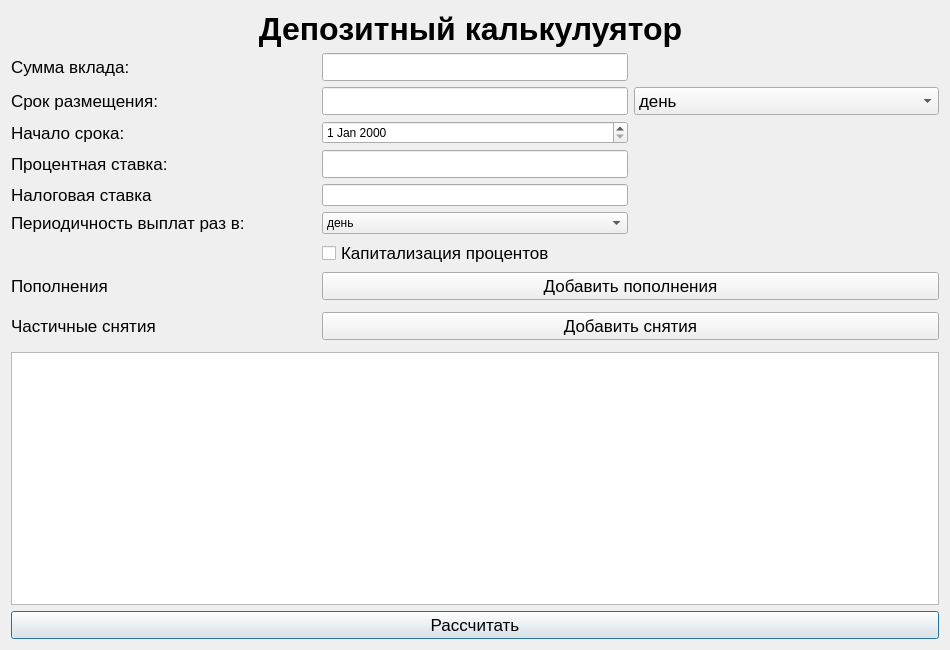
<?xml version="1.0" encoding="UTF-8"?>
<ui version="4.0">
 <class>DepositCalc</class>
 <widget class="QDialog" name="DepositCalc">
  <property name="geometry">
   <rect>
    <x>0</x>
    <y>0</y>
    <width>950</width>
    <height>650</height>
   </rect>
  </property>
  <property name="sizePolicy">
   <sizepolicy hsizetype="Minimum" vsizetype="Preferred">
    <horstretch>0</horstretch>
    <verstretch>0</verstretch>
   </sizepolicy>
  </property>
  <property name="windowTitle">
   <string>Dialog</string>
  </property>
  <layout class="QGridLayout" name="gridLayout">
   <item row="11" column="0" colspan="3">
    <widget class="QFrame" name="payoffFrame">
     <property name="sizePolicy">
      <sizepolicy hsizetype="Preferred" vsizetype="Minimum">
       <horstretch>0</horstretch>
       <verstretch>0</verstretch>
      </sizepolicy>
     </property>
     <property name="frameShape">
      <enum>QFrame::StyledPanel</enum>
     </property>
     <property name="frameShadow">
      <enum>QFrame::Raised</enum>
     </property>
    </widget>
   </item>
   <item row="6" column="1">
    <widget class="QComboBox" name="payTime">
     <property name="sizePolicy">
      <sizepolicy hsizetype="Minimum" vsizetype="Fixed">
       <horstretch>0</horstretch>
       <verstretch>0</verstretch>
      </sizepolicy>
     </property>
     <item>
      <property name="text">
       <string>день</string>
      </property>
     </item>
     <item>
      <property name="text">
       <string>месяц</string>
      </property>
     </item>
     <item>
      <property name="text">
       <string>год</string>
      </property>
     </item>
    </widget>
   </item>
   <item row="3" column="1">
    <widget class="QDateEdit" name="startDate">
     <property name="sizePolicy">
      <sizepolicy hsizetype="Minimum" vsizetype="Fixed">
       <horstretch>0</horstretch>
       <verstretch>0</verstretch>
      </sizepolicy>
     </property>
    </widget>
   </item>
   <item row="13" column="0" colspan="3">
    <widget class="QPushButton" name="calculate">
     <property name="font">
      <font>
       <pointsize>13</pointsize>
      </font>
     </property>
     <property name="text">
      <string>Рассчитать</string>
     </property>
    </widget>
   </item>
   <item row="10" column="0">
    <widget class="QLabel" name="partialPayoffLabel">
     <property name="font">
      <font>
       <pointsize>13</pointsize>
      </font>
     </property>
     <property name="text">
      <string>Частичные снятия</string>
     </property>
    </widget>
   </item>
   <item row="12" column="0" colspan="3">
    <widget class="QTextEdit" name="result">
     <property name="font">
      <font>
       <pointsize>13</pointsize>
      </font>
     </property>
    </widget>
   </item>
   <item row="5" column="0">
    <widget class="QLabel" name="taxRateLabel">
     <property name="sizePolicy">
      <sizepolicy hsizetype="Minimum" vsizetype="Preferred">
       <horstretch>0</horstretch>
       <verstretch>0</verstretch>
      </sizepolicy>
     </property>
     <property name="font">
      <font>
       <pointsize>13</pointsize>
      </font>
     </property>
     <property name="text">
      <string>Налоговая ставка</string>
     </property>
    </widget>
   </item>
   <item row="8" column="0">
    <widget class="QLabel" name="refillLabel">
     <property name="font">
      <font>
       <pointsize>13</pointsize>
      </font>
     </property>
     <property name="text">
      <string>Пополнения</string>
     </property>
    </widget>
   </item>
   <item row="1" column="0">
    <widget class="QLabel" name="sumLabel">
     <property name="sizePolicy">
      <sizepolicy hsizetype="Minimum" vsizetype="Preferred">
       <horstretch>0</horstretch>
       <verstretch>0</verstretch>
      </sizepolicy>
     </property>
     <property name="font">
      <font>
       <pointsize>13</pointsize>
      </font>
     </property>
     <property name="text">
      <string>Сумма вклада:</string>
     </property>
    </widget>
   </item>
   <item row="9" column="0" colspan="3">
    <widget class="QFrame" name="refillFrame">
     <property name="sizePolicy">
      <sizepolicy hsizetype="Preferred" vsizetype="Minimum">
       <horstretch>0</horstretch>
       <verstretch>0</verstretch>
      </sizepolicy>
     </property>
     <property name="frameShape">
      <enum>QFrame::StyledPanel</enum>
     </property>
     <property name="frameShadow">
      <enum>QFrame::Raised</enum>
     </property>
    </widget>
   </item>
   <item row="1" column="1">
    <widget class="QLineEdit" name="sum">
     <property name="sizePolicy">
      <sizepolicy hsizetype="Minimum" vsizetype="Fixed">
       <horstretch>0</horstretch>
       <verstretch>0</verstretch>
      </sizepolicy>
     </property>
     <property name="font">
      <font>
       <pointsize>13</pointsize>
      </font>
     </property>
    </widget>
   </item>
   <item row="2" column="1">
    <widget class="QLineEdit" name="time">
     <property name="sizePolicy">
      <sizepolicy hsizetype="Minimum" vsizetype="Fixed">
       <horstretch>0</horstretch>
       <verstretch>0</verstretch>
      </sizepolicy>
     </property>
     <property name="font">
      <font>
       <pointsize>13</pointsize>
      </font>
     </property>
    </widget>
   </item>
   <item row="2" column="0">
    <widget class="QLabel" name="timeLabel">
     <property name="sizePolicy">
      <sizepolicy hsizetype="Minimum" vsizetype="Preferred">
       <horstretch>0</horstretch>
       <verstretch>0</verstretch>
      </sizepolicy>
     </property>
     <property name="font">
      <font>
       <pointsize>13</pointsize>
      </font>
     </property>
     <property name="text">
      <string>Срок размещения:</string>
     </property>
    </widget>
   </item>
   <item row="0" column="0" colspan="3">
    <widget class="QLabel" name="header">
     <property name="font">
      <font>
       <pointsize>24</pointsize>
       <weight>75</weight>
       <bold>true</bold>
      </font>
     </property>
     <property name="text">
      <string>Депозитный калькулуятор </string>
     </property>
     <property name="alignment">
      <set>Qt::AlignCenter</set>
     </property>
    </widget>
   </item>
   <item row="2" column="2">
    <widget class="QComboBox" name="timeType">
     <property name="font">
      <font>
       <pointsize>13</pointsize>
      </font>
     </property>
     <item>
      <property name="text">
       <string>день</string>
      </property>
     </item>
     <item>
      <property name="text">
       <string>месяц</string>
      </property>
     </item>
     <item>
      <property name="text">
       <string>год</string>
      </property>
     </item>
    </widget>
   </item>
   <item row="3" column="0">
    <widget class="QLabel" name="startDateLabel">
     <property name="sizePolicy">
      <sizepolicy hsizetype="Minimum" vsizetype="Preferred">
       <horstretch>0</horstretch>
       <verstretch>0</verstretch>
      </sizepolicy>
     </property>
     <property name="font">
      <font>
       <pointsize>13</pointsize>
      </font>
     </property>
     <property name="text">
      <string>Начало срока:</string>
     </property>
    </widget>
   </item>
   <item row="4" column="1">
    <widget class="QLineEdit" name="interestRate">
     <property name="sizePolicy">
      <sizepolicy hsizetype="Minimum" vsizetype="Fixed">
       <horstretch>0</horstretch>
       <verstretch>0</verstretch>
      </sizepolicy>
     </property>
     <property name="font">
      <font>
       <pointsize>13</pointsize>
      </font>
     </property>
    </widget>
   </item>
   <item row="4" column="0">
    <widget class="QLabel" name="interestRateLabel">
     <property name="sizePolicy">
      <sizepolicy hsizetype="Minimum" vsizetype="Preferred">
       <horstretch>0</horstretch>
       <verstretch>0</verstretch>
      </sizepolicy>
     </property>
     <property name="font">
      <font>
       <pointsize>13</pointsize>
      </font>
     </property>
     <property name="text">
      <string>Процентная ставка:</string>
     </property>
    </widget>
   </item>
   <item row="8" column="1" colspan="2">
    <widget class="QPushButton" name="addRefill">
     <property name="font">
      <font>
       <pointsize>13</pointsize>
      </font>
     </property>
     <property name="text">
      <string>Добавить пополнения</string>
     </property>
    </widget>
   </item>
   <item row="6" column="0">
    <widget class="QLabel" name="payTimeLabel">
     <property name="sizePolicy">
      <sizepolicy hsizetype="Minimum" vsizetype="Preferred">
       <horstretch>0</horstretch>
       <verstretch>0</verstretch>
      </sizepolicy>
     </property>
     <property name="font">
      <font>
       <pointsize>13</pointsize>
      </font>
     </property>
     <property name="text">
      <string>Периодичность выплат раз в:</string>
     </property>
    </widget>
   </item>
   <item row="7" column="1">
    <widget class="QCheckBox" name="capitalisation">
     <property name="font">
      <font>
       <pointsize>13</pointsize>
      </font>
     </property>
     <property name="text">
      <string>Капитализация процентов</string>
     </property>
    </widget>
   </item>
   <item row="5" column="1">
    <widget class="QLineEdit" name="taxRate">
     <property name="sizePolicy">
      <sizepolicy hsizetype="Minimum" vsizetype="Fixed">
       <horstretch>0</horstretch>
       <verstretch>0</verstretch>
      </sizepolicy>
     </property>
    </widget>
   </item>
   <item row="10" column="1" colspan="2">
    <widget class="QPushButton" name="addPayoff">
     <property name="font">
      <font>
       <pointsize>13</pointsize>
      </font>
     </property>
     <property name="text">
      <string>Добавить снятия</string>
     </property>
    </widget>
   </item>
  </layout>
 </widget>
 <resources/>
 <connections/>
</ui>
